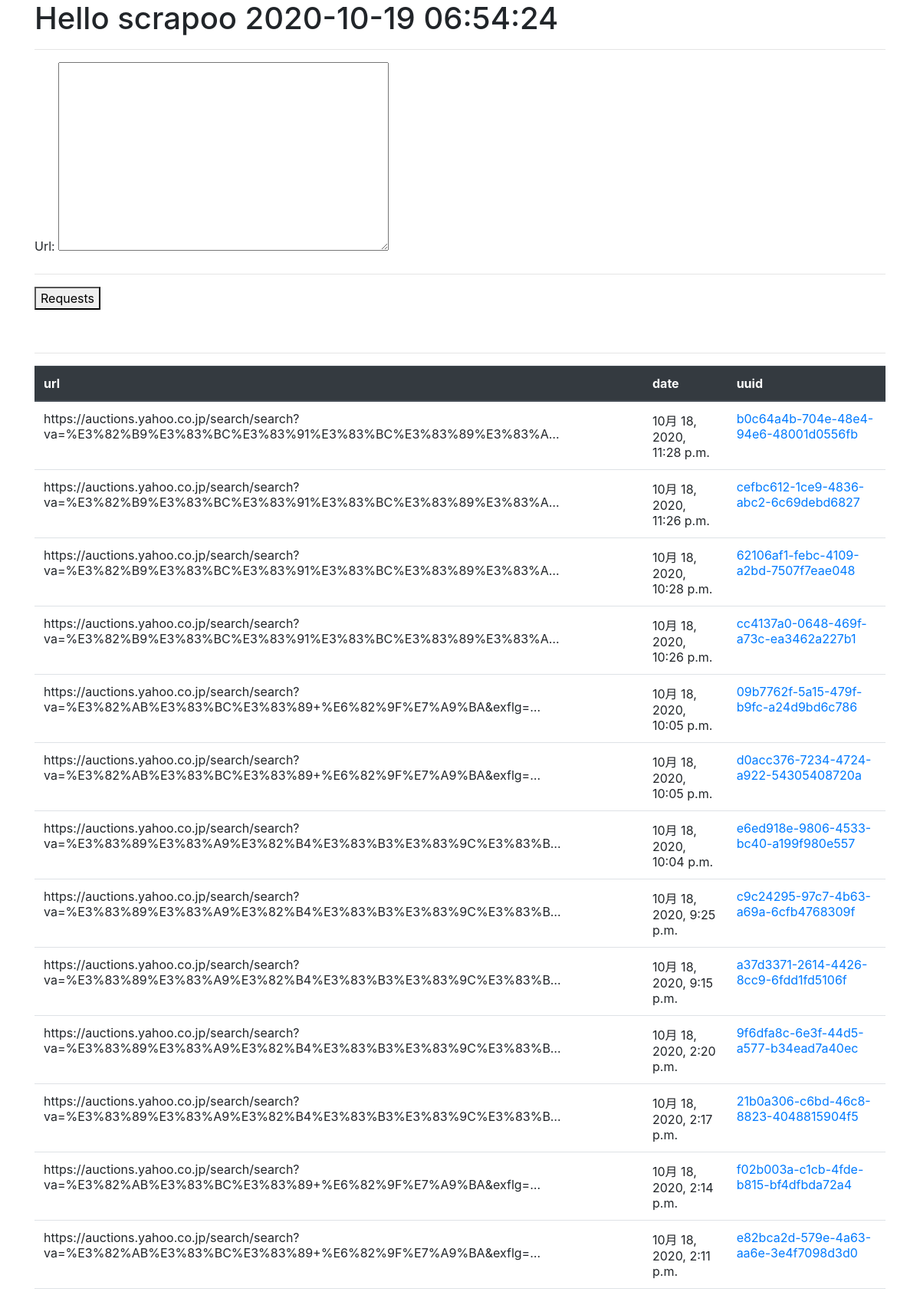
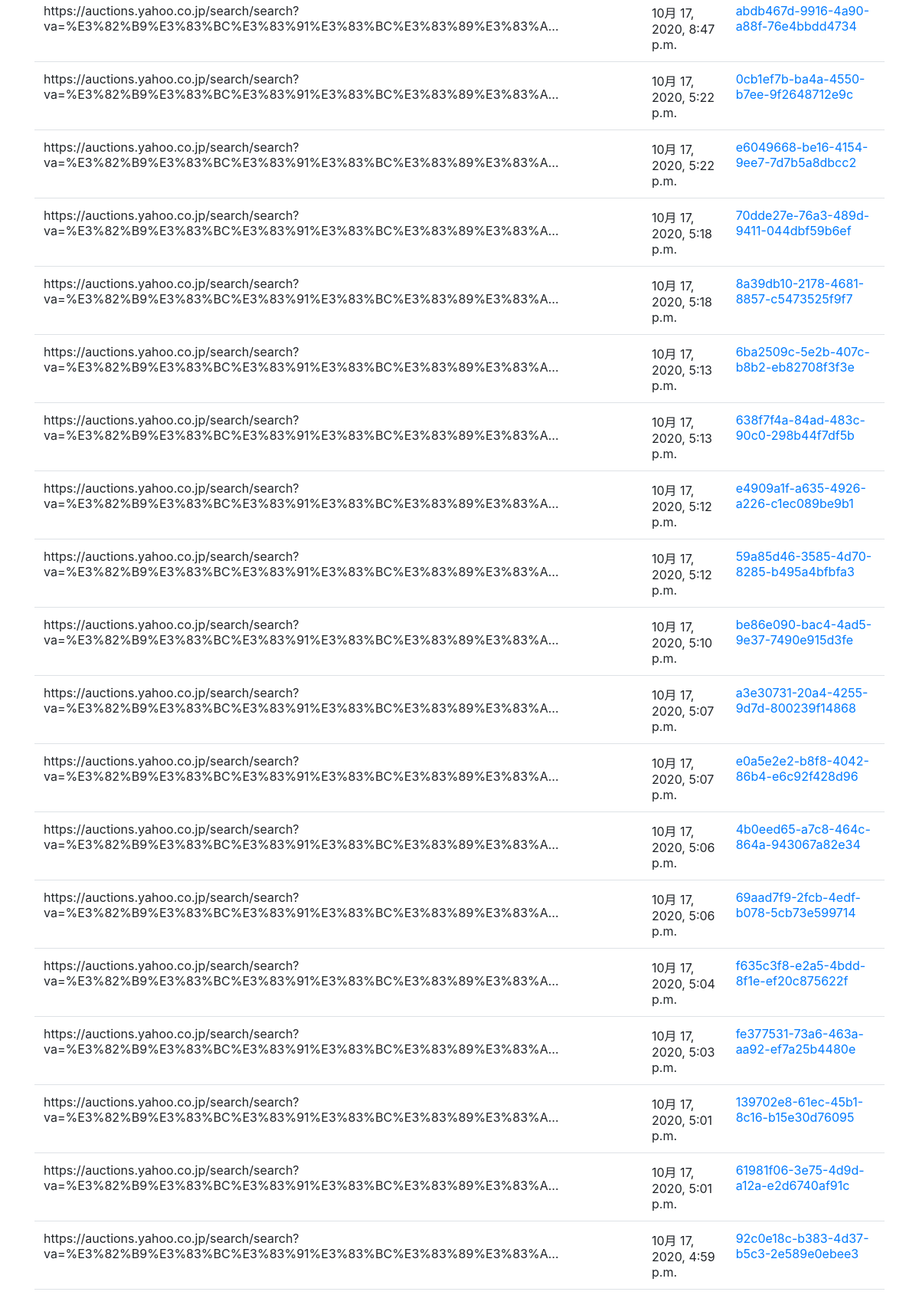
The page / (upper part) on the database its author committed (2 pictures, top to bottom).
### scrape/models.py (models this page shows)
class Request(models.Model):
    url = models.TextField()
    date = models.DateTimeField(auto_now_add=True)
    uuid = models.TextField(null=True)

### scrape/views.py (the view, shortened to what this page needs)
# urls.py: path('', views.GetDate.as_view(), name = 'home'),
class GetDate(generic.FormView):
    template_name = 'scrape/index.html'
    form_class =RequestForm
    def get_context_data(self, **kwargs):
        context = super().get_context_data(**kwargs)
        context['name'] = f'scrapoo {datetime.today()}'
        context['result'] = Request.objects.all().order_by('-date') #降順
        return context

### scrape/forms.py
class RequestForm(forms.ModelForm):
    class Meta:
        model = Request
        fields = ('url',)

### scrape/templates/scrape/index.html (shortened to what this page needs)
<head>
    <link rel="stylesheet" href="https://stackpath.bootstrapcdn.com/bootstrap/4.5.2/css/bootstrap.min.css">
</head>
<div class = "container">
    <h1>Hello {{name}}</h1>
    <hr>
    <form action"/" method='POST'>
        {{form.as_p}}
        <hr>
        <button type="submit">Requests</button>
    </form>
    <br>
    <hr>
    <table class = "table">
        <thead class = "thead-dark">
            <th>
                url
            </th>
            <th>
                date
            </th>
            <th>
                uuid
            </th>
        </thead>
        <tbody>
            {% for res in result %}
                {% if res.uuid is not None %}
                    <tr>
                        <td>
                            {{res.url|truncatechars:100}}
                        </td>
                        <td>
                            {{res.date}}
                        </td>
                        <td>
                            <a href = "{% url 'scrape:downloader' uuid=res.uuid%}">
                                {{res.uuid}}
                            </a>
                        </td>
                {% endif %}
            {% endfor %}
        </tbody>
</table>
</div>

### rows shown on the page
Request: url "https://auctions.yahoo.co.jp/search/search?va=%E3%82%B9%E3%83%BC%E3%83%91%E3%83%BC%E3%83%89%E3%83%A…", date "10月 18, 2020, 11:28 p.m.", uuid "b0c64a4b-704e-48e4-94e6-48001d0556fb"
Request: url "https://auctions.yahoo.co.jp/search/search?va=%E3%82%B9%E3%83%BC%E3%83%91%E3%83%BC%E3%83%89%E3%83%A…", date "10月 18, 2020, 11:26 p.m.", uuid "cefbc612-1ce9-4836-abc2-6c69debd6827"
Request: url "https://auctions.yahoo.co.jp/search/search?va=%E3%82%B9%E3%83%BC%E3%83%91%E3%83%BC%E3%83%89%E3%83%A…", date "10月 18, 2020, 10:28 p.m.", uuid "62106af1-febc-4109-a2bd-7507f7eae048"
Request: url "https://auctions.yahoo.co.jp/search/search?va=%E3%82%B9%E3%83%BC%E3%83%91%E3%83%BC%E3%83%89%E3%83%A…", date "10月 18, 2020, 10:26 p.m.", uuid "cc4137a0-0648-469f-a73c-ea3462a227b1"
Request: url "https://auctions.yahoo.co.jp/search/search?va=%E3%82%AB%E3%83%BC%E3%83%89+%E6%82%9F%E7%A9%BA&exflg=…", date "10月 18, 2020, 10:05 p.m.", uuid "09b7762f-5a15-479f-b9fc-a24d9bd6c786"
Request: url "https://auctions.yahoo.co.jp/search/search?va=%E3%82%AB%E3%83%BC%E3%83%89+%E6%82%9F%E7%A9%BA&exflg=…", date "10月 18, 2020, 10:05 p.m.", uuid "d0acc376-7234-4724-a922-54305408720a"
Request: url "https://auctions.yahoo.co.jp/search/search?va=%E3%83%89%E3%83%A9%E3%82%B4%E3%83%B3%E3%83%9C%E3%83%B…", date "10月 18, 2020, 10:04 p.m.", uuid "e6ed918e-9806-4533-bc40-a199f980e557"
Request: url "https://auctions.yahoo.co.jp/search/search?va=%E3%83%89%E3%83%A9%E3%82%B4%E3%83%B3%E3%83%9C%E3%83%B…", date "10月 18, 2020, 9:25 p.m.", uuid "c9c24295-97c7-4b63-a69a-6cfb4768309f"
Request: url "https://auctions.yahoo.co.jp/search/search?va=%E3%83%89%E3%83%A9%E3%82%B4%E3%83%B3%E3%83%9C%E3%83%B…", date "10月 18, 2020, 9:15 p.m.", uuid "a37d3371-2614-4426-8cc9-6fdd1fd5106f"
Request: url "https://auctions.yahoo.co.jp/search/search?va=%E3%83%89%E3%83%A9%E3%82%B4%E3%83%B3%E3%83%9C%E3%83%B…", date "10月 18, 2020, 2:20 p.m.", uuid "9f6dfa8c-6e3f-44d5-a577-b34ead7a40ec"
Request: url "https://auctions.yahoo.co.jp/search/search?va=%E3%83%89%E3%83%A9%E3%82%B4%E3%83%B3%E3%83%9C%E3%83%B…", date "10月 18, 2020, 2:17 p.m.", uuid "21b0a306-c6bd-46c8-8823-4048815904f5"
Request: url "https://auctions.yahoo.co.jp/search/search?va=%E3%82%AB%E3%83%BC%E3%83%89+%E6%82%9F%E7%A9%BA&exflg=…", date "10月 18, 2020, 2:14 p.m.", uuid "f02b003a-c1cb-4fde-b815-bf4dfbda72a4"
Request: url "https://auctions.yahoo.co.jp/search/search?va=%E3%82%AB%E3%83%BC%E3%83%89+%E6%82%9F%E7%A9%BA&exflg=…", date "10月 18, 2020, 2:11 p.m.", uuid "e82bca2d-579e-4a63-aa6e-3e4f7098d3d0"
Request: url "https://auctions.yahoo.co.jp/search/search?va=%E3%82%B9%E3%83%BC%E3%83%91%E3%83%BC%E3%83%89%E3%83%A…", date "10月 17, 2020, 8:47 p.m.", uuid "abdb467d-9916-4a90-a88f-76e4bbdd4734"
Request: url "https://auctions.yahoo.co.jp/search/search?va=%E3%82%B9%E3%83%BC%E3%83%91%E3%83%BC%E3%83%89%E3%83%A…", date "10月 17, 2020, 5:22 p.m.", uuid "0cb1ef7b-ba4a-4550-b7ee-9f2648712e9c"
Request: url "https://auctions.yahoo.co.jp/search/search?va=%E3%82%B9%E3%83%BC%E3%83%91%E3%83%BC%E3%83%89%E3%83%A…", date "10月 17, 2020, 5:22 p.m.", uuid "e6049668-be16-4154-9ee7-7d7b5a8dbcc2"
Request: url "https://auctions.yahoo.co.jp/search/search?va=%E3%82%B9%E3%83%BC%E3%83%91%E3%83%BC%E3%83%89%E3%83%A…", date "10月 17, 2020, 5:18 p.m.", uuid "70dde27e-76a3-489d-9411-044dbf59b6ef"
Request: url "https://auctions.yahoo.co.jp/search/search?va=%E3%82%B9%E3%83%BC%E3%83%91%E3%83%BC%E3%83%89%E3%83%A…", date "10月 17, 2020, 5:18 p.m.", uuid "8a39db10-2178-4681-8857-c5473525f9f7"
Request: url "https://auctions.yahoo.co.jp/search/search?va=%E3%82%B9%E3%83%BC%E3%83%91%E3%83%BC%E3%83%89%E3%83%A…", date "10月 17, 2020, 5:13 p.m.", uuid "6ba2509c-5e2b-407c-b8b2-eb82708f3f3e"
Request: url "https://auctions.yahoo.co.jp/search/search?va=%E3%82%B9%E3%83%BC%E3%83%91%E3%83%BC%E3%83%89%E3%83%A…", date "10月 17, 2020, 5:13 p.m.", uuid "638f7f4a-84ad-483c-90c0-298b44f7df5b"
Request: url "https://auctions.yahoo.co.jp/search/search?va=%E3%82%B9%E3%83%BC%E3%83%91%E3%83%BC%E3%83%89%E3%83%A…", date "10月 17, 2020, 5:12 p.m.", uuid "e4909a1f-a635-4926-a226-c1ec089be9b1"
Request: url "https://auctions.yahoo.co.jp/search/search?va=%E3%82%B9%E3%83%BC%E3%83%91%E3%83%BC%E3%83%89%E3%83%A…", date "10月 17, 2020, 5:12 p.m.", uuid "59a85d46-3585-4d70-8285-b495a4bfbfa3"
Request: url "https://auctions.yahoo.co.jp/search/search?va=%E3%82%B9%E3%83%BC%E3%83%91%E3%83%BC%E3%83%89%E3%83%A…", date "10月 17, 2020, 5:10 p.m.", uuid "be86e090-bac4-4ad5-9e37-7490e915d3fe"
Request: url "https://auctions.yahoo.co.jp/search/search?va=%E3%82%B9%E3%83%BC%E3%83%91%E3%83%BC%E3%83%89%E3%83%A…", date "10月 17, 2020, 5:07 p.m.", uuid "a3e30731-20a4-4255-9d7d-800239f14868"
Request: url "https://auctions.yahoo.co.jp/search/search?va=%E3%82%B9%E3%83%BC%E3%83%91%E3%83%BC%E3%83%89%E3%83%A…", date "10月 17, 2020, 5:07 p.m.", uuid "e0a5e2e2-b8f8-4042-86b4-e6c92f428d96"
Request: url "https://auctions.yahoo.co.jp/search/search?va=%E3%82%B9%E3%83%BC%E3%83%91%E3%83%BC%E3%83%89%E3%83%A…", date "10月 17, 2020, 5:06 p.m.", uuid "4b0eed65-a7c8-464c-864a-943067a82e34"
Request: url "https://auctions.yahoo.co.jp/search/search?va=%E3%82%B9%E3%83%BC%E3%83%91%E3%83%BC%E3%83%89%E3%83%A…", date "10月 17, 2020, 5:06 p.m.", uuid "69aad7f9-2fcb-4edf-b078-5cb73e599714"
Request: url "https://auctions.yahoo.co.jp/search/search?va=%E3%82%B9%E3%83%BC%E3%83%91%E3%83%BC%E3%83%89%E3%83%A…", date "10月 17, 2020, 5:04 p.m.", uuid "f635c3f8-e2a5-4bdd-8f1e-ef20c875622f"
Request: url "https://auctions.yahoo.co.jp/search/search?va=%E3%82%B9%E3%83%BC%E3%83%91%E3%83%BC%E3%83%89%E3%83%A…", date "10月 17, 2020, 5:03 p.m.", uuid "fe377531-73a6-463a-aa92-ef7a25b4480e"
Request: url "https://auctions.yahoo.co.jp/search/search?va=%E3%82%B9%E3%83%BC%E3%83%91%E3%83%BC%E3%83%89%E3%83%A…", date "10月 17, 2020, 5:01 p.m.", uuid "139702e8-61ec-45b1-8c16-b15e30d76095"
Request: url "https://auctions.yahoo.co.jp/search/search?va=%E3%82%B9%E3%83%BC%E3%83%91%E3%83%BC%E3%83%89%E3%83%A…", date "10月 17, 2020, 5:01 p.m.", uuid "61981f06-3e75-4d9d-a12a-e2d6740af91c"
Request: url "https://auctions.yahoo.co.jp/search/search?va=%E3%82%B9%E3%83%BC%E3%83%91%E3%83%BC%E3%83%89%E3%83%A…", date "10月 17, 2020, 4:59 p.m.", uuid "92c0e18c-b383-4d37-b5c3-2e589e0ebee3"

### other values the page prints
{{ name }} "scrapoo 2020-10-19 06:54:24"
